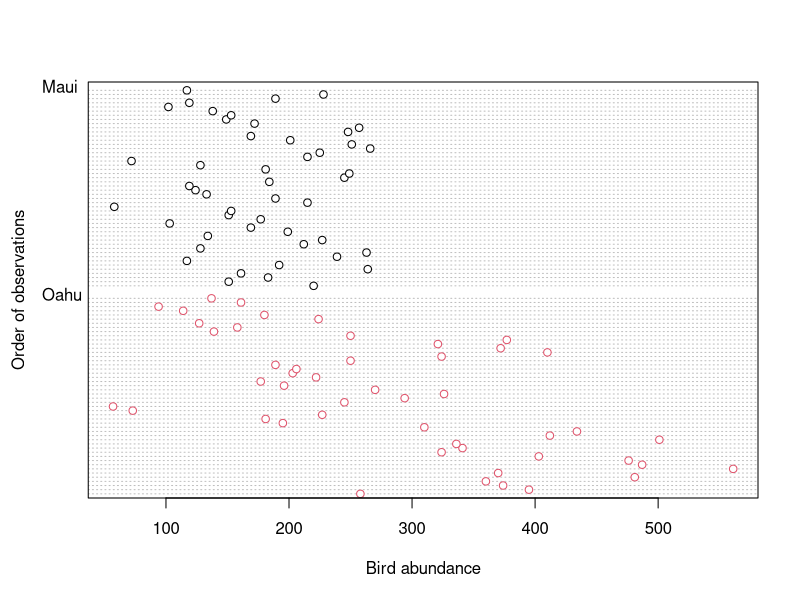
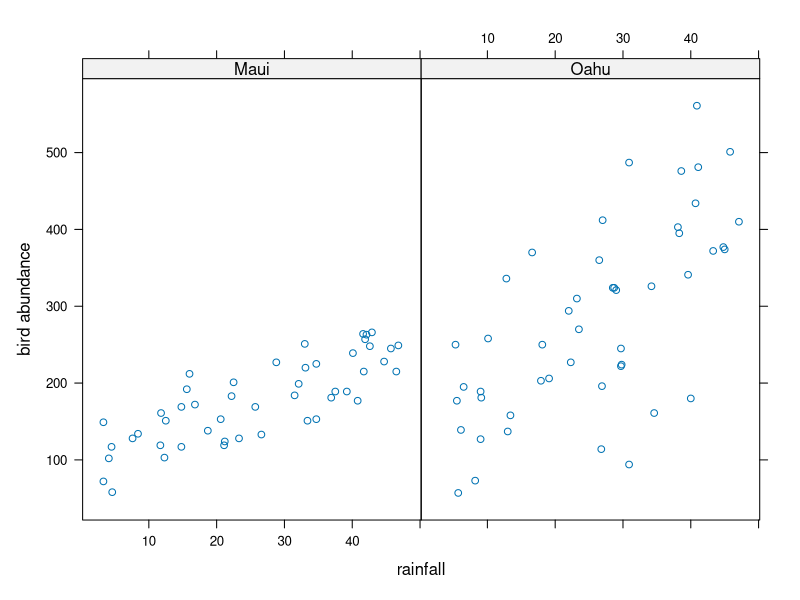
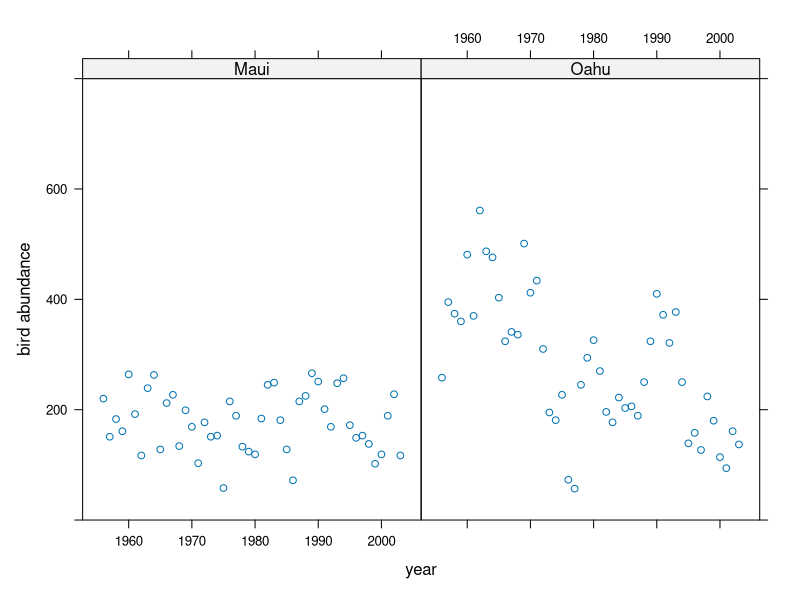
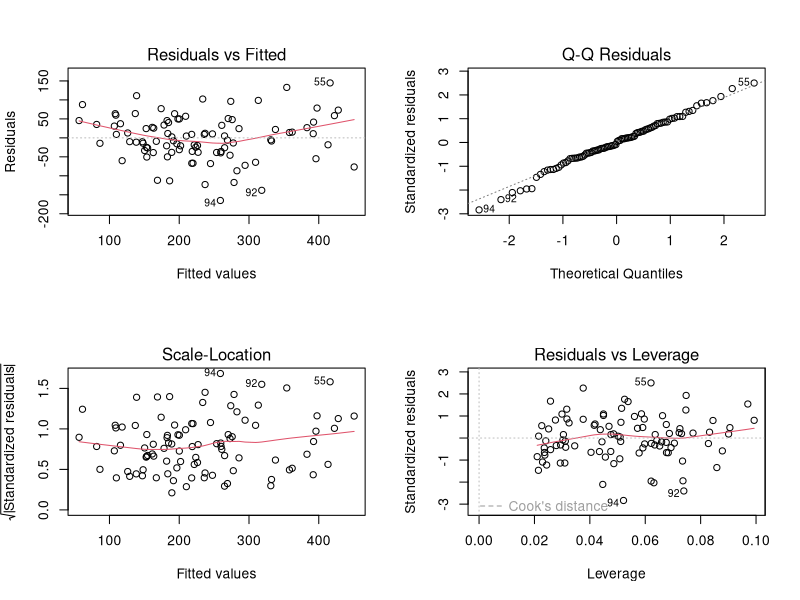
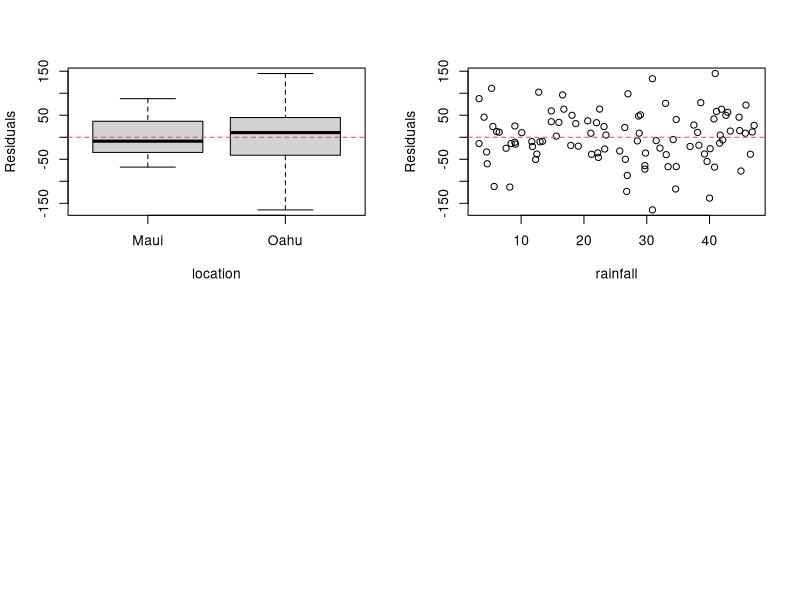
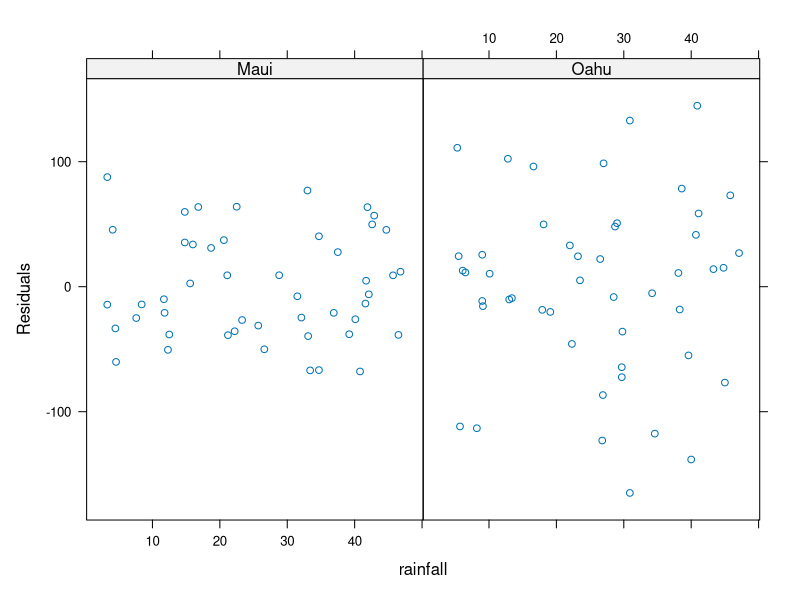
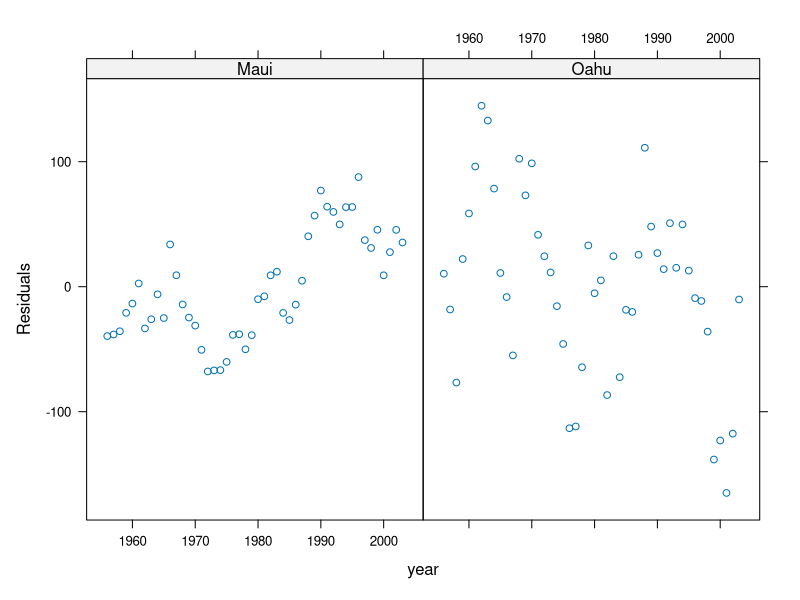

These figures' R source, in order:
## ---- chunk 1
knitr::opts_chunk$set(echo=TRUE,tidy.opts=list(width.cutoff=55),tidy=TRUE)
## ---- chunk 2
library(lattice)
library(car)
library(nlme)
library(effects)
## ---- chunk 3
dataf <- read.table("data/hawaii3.txt", header = TRUE, stringsAsFactors = TRUE)
str(dataf)
## ---- chunk 4
library(knitr)
kable(table(dataf$location))
## ---- chunk 5
dotchart(dataf$abund, groups = dataf$location, 
         col = as.numeric(dataf$location), 
         xlab = "Bird abundance", ylab = "Order of observations")
## ---- chunk 6
xyplot(abund ~ rainfall | location, data = dataf, 
       ylab = "bird abundance")
## ---- chunk 7
xyplot(abund ~ year | location, data = dataf, ylim = c(0,800),
       ylab = "bird abundance")
## ---- chunk 8
birds_lm <- lm(abund ~ rainfall + location + year + rainfall:location, data = dataf)
## ---- chunk 9
par(mfrow = c(2,2))
plot(birds_lm)
## ---- chunk 10
plot(resid(birds_lm) ~ dataf$location, xlab = "location",
     ylab = "Residuals")
abline(h = 0, lty =2, col = 2)
## ---- chunk 11
plot(resid(birds_lm) ~ dataf$rainfall, xlab = "rainfall",
     ylab = "Residuals")
abline(h = 0, lty =2, col = 2)
## ---- chunk 12
xyplot(resid(birds_lm) ~ rainfall | location, data = dataf,
       xlab = "rainfall",
       ylab = "Residuals")
## ---- chunk 13
xyplot(resid(birds_lm) ~ year | location, data = dataf,
       xlab = "year",
       ylab = "Residuals")
## ---- chunk 14
sessionInfo()
